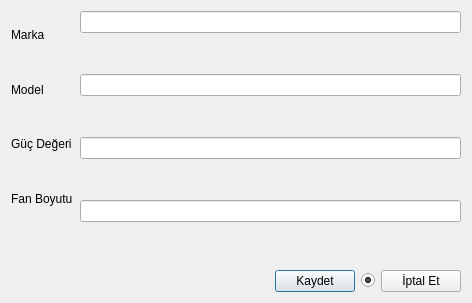
<?xml version="1.0" encoding="UTF-8"?>
<ui version="4.0">
 <class>TKNGucKaynagiPencere</class>
 <widget class="QDialog" name="TKNGucKaynagiPencere">
  <property name="geometry">
   <rect>
    <x>0</x>
    <y>0</y>
    <width>472</width>
    <height>303</height>
   </rect>
  </property>
  <property name="windowTitle">
   <string>Dialog</string>
  </property>
  <layout class="QVBoxLayout" name="verticalLayout_3">
   <item>
    <layout class="QHBoxLayout" name="horizontalLayout">
     <property name="spacing">
      <number>7</number>
     </property>
     <item>
      <layout class="QVBoxLayout" name="verticalLayout">
       <item>
        <widget class="QLabel" name="label">
         <property name="text">
          <string>Marka</string>
         </property>
         <property name="buddy">
          <cstring>lineEdit</cstring>
         </property>
        </widget>
       </item>
       <item>
        <widget class="QLabel" name="label_2">
         <property name="text">
          <string>Model</string>
         </property>
         <property name="buddy">
          <cstring>lineEdit_2</cstring>
         </property>
        </widget>
       </item>
       <item>
        <widget class="QLabel" name="label_3">
         <property name="text">
          <string>Güç Değeri</string>
         </property>
         <property name="buddy">
          <cstring>lineEdit_3</cstring>
         </property>
        </widget>
       </item>
       <item>
        <widget class="QLabel" name="label_4">
         <property name="text">
          <string>Fan Boyutu</string>
         </property>
         <property name="buddy">
          <cstring>lineEdit_4</cstring>
         </property>
        </widget>
       </item>
      </layout>
     </item>
     <item>
      <layout class="QVBoxLayout" name="verticalLayout_2">
       <property name="spacing">
        <number>41</number>
       </property>
       <item>
        <widget class="QLineEdit" name="lineEdit"/>
       </item>
       <item>
        <widget class="QLineEdit" name="lineEdit_2"/>
       </item>
       <item>
        <widget class="QLineEdit" name="lineEdit_3"/>
       </item>
       <item>
        <widget class="QLineEdit" name="lineEdit_4"/>
       </item>
      </layout>
     </item>
    </layout>
   </item>
   <item>
    <spacer name="verticalSpacer">
     <property name="orientation">
      <enum>Qt::Vertical</enum>
     </property>
     <property name="sizeHint" stdset="0">
      <size>
       <width>20</width>
       <height>40</height>
      </size>
     </property>
    </spacer>
   </item>
   <item>
    <layout class="QHBoxLayout" name="horizontalLayout_2">
     <item>
      <spacer name="horizontalSpacer">
       <property name="orientation">
        <enum>Qt::Horizontal</enum>
       </property>
       <property name="sizeHint" stdset="0">
        <size>
         <width>40</width>
         <height>20</height>
        </size>
       </property>
      </spacer>
     </item>
     <item>
      <widget class="QPushButton" name="pushButton">
       <property name="text">
        <string>Kaydet</string>
       </property>
      </widget>
     </item>
     <item>
      <widget class="QRadioButton" name="radioButton">
       <property name="text">
        <string/>
       </property>
       <property name="checked">
        <bool>true</bool>
       </property>
      </widget>
     </item>
     <item>
      <widget class="QPushButton" name="pushButton_2">
       <property name="text">
        <string>İptal Et</string>
       </property>
      </widget>
     </item>
    </layout>
   </item>
  </layout>
 </widget>
 <resources/>
 <connections>
  <connection>
   <sender>pushButton</sender>
   <signal>clicked()</signal>
   <receiver>TKNGucKaynagiPencere</receiver>
   <slot>accept()</slot>
   <hints>
    <hint type="sourcelabel">
     <x>256</x>
     <y>279</y>
    </hint>
    <hint type="destinationlabel">
     <x>155</x>
     <y>282</y>
    </hint>
   </hints>
  </connection>
  <connection>
   <sender>pushButton_2</sender>
   <signal>clicked()</signal>
   <receiver>TKNGucKaynagiPencere</receiver>
   <slot>reject()</slot>
   <hints>
    <hint type="sourcelabel">
     <x>384</x>
     <y>283</y>
    </hint>
    <hint type="destinationlabel">
     <x>54</x>
     <y>283</y>
    </hint>
   </hints>
  </connection>
 </connections>
</ui>
